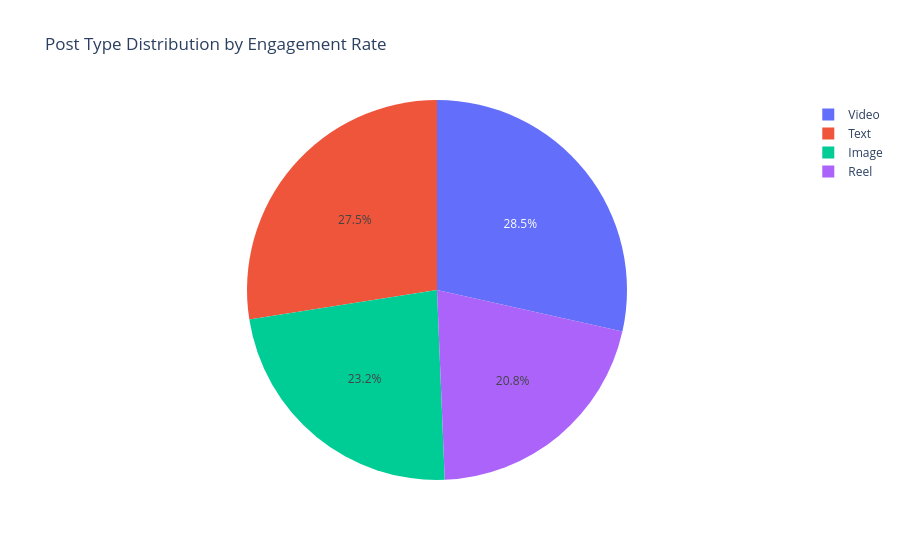

This figure's notebook cell:
### Code cell
post_type_engagement = df.groupby("post_type")["engagement_rate"].sum().sort_values(ascending=False)
pie_chart = px.pie(
    names=post_type_engagement.index,
    values=post_type_engagement.values,
    title="Post Type Distribution by Engagement Rate"
)

pie_chart.show()

### Figure 1 — Plotly figure (JSON) as saved in the notebook; plotly's stock layout.template omitted (floating-point values rounded to 4 significant figures)
{"data": [{"domain": {"x": [0, 1], "y": [0, 1]}, "hovertemplate": "label=%{label}<br>value=%{value}<extra></extra>", "labels": ["Video", "Text", "Image", "Reel"], "legendgroup": "", "name": "", "showlegend": true, "type": "pie", "values": [1375.0, 1325.0, 1117.0, 1005.0]}], "layout": {"legend": {"tracegroupgap": 0}, "title": {"text": "Post Type Distribution by Engagement Rate"}}}
